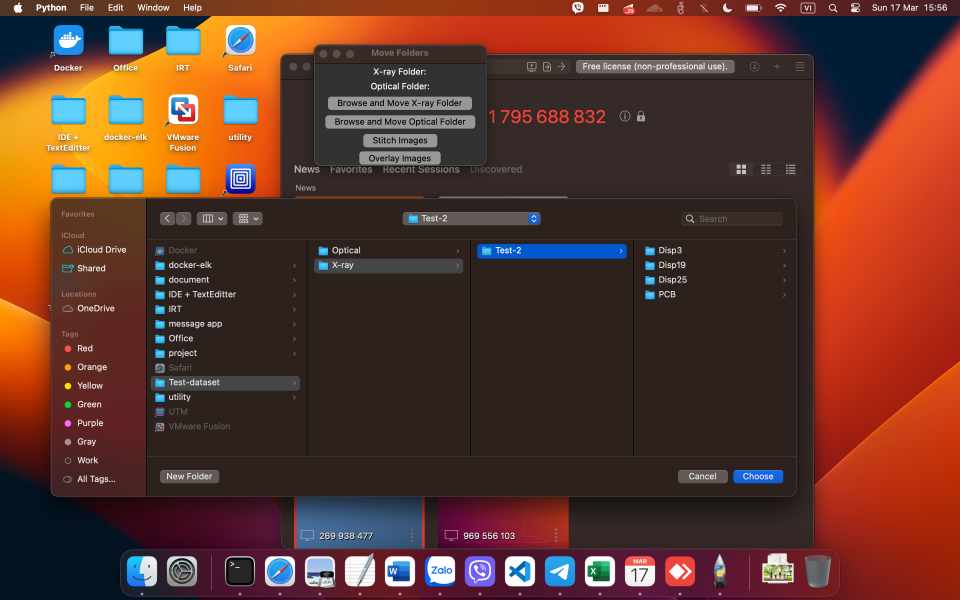
#> input picture image-1.png, 2880 x 1800 px (shown at 1/3 size); its folder holds only this picture in this run
$ python -i overlay.py   (imports and definitions only)   (older library calls are emulated)
#> lines starting #> are read from the running program, lines starting #| are printed output that depends on the picture; after the words box and inside, x2 and y2 are one past the last pixel; in counts of white or black regions, pixels touching at a corner belong together
import argparse
import os
import shutil
import cv2
import numpy as np
from skimage.transform import resize
from utility import *


def getSobel(channel):

    sobelx = cv2.Sobel(channel, cv2.CV_16S, 1, 0, borderType=cv2.BORDER_REPLICATE)
    sobely = cv2.Sobel(channel, cv2.CV_16S, 0, 1, borderType=cv2.BORDER_REPLICATE)
    sobel = np.hypot(sobelx, sobely)

    return sobel


def findSignificantContours(img, sobel_8u):
    contours, heirarchy = cv2.findContours(
        sobel_8u, cv2.RETR_TREE, cv2.CHAIN_APPROX_SIMPLE
    )

    # Find level 1 contours
    level1 = []
    for i, tupl in enumerate(heirarchy[0]):
        # Each array is in format (Next, Prev, First child, Parent)
        # Filter the ones without parent
        if tupl[3] == -1:
            tupl = np.insert(tupl, 0, [i])
            level1.append(tupl)

    # From among them, find the contours with large surface area.
    significant = []
    tooSmall = (
        sobel_8u.size * 5 / 100
    )  # If contour isn't covering 5% of total area of image then it probably is too small
    for tupl in level1:
        contour = contours[tupl[0]]
        area = cv2.contourArea(contour)
        if area > tooSmall:
            cv2.drawContours(img, [contour], 0, (0, 255, 0), 2, cv2.LINE_AA, maxLevel=1)
            significant.append([contour, area])

    significant.sort(key=lambda x: x[1])
    return [x[0] for x in significant]


def segment(path):
#> called with path = 'image-1.png'
    img = cv2.imread(path)
#> img is the input picture: shape (1800, 2880, 3); mean B, G, R 44.8, 55.4, 94.8
    img_copy = img.copy()
    # show_image("origin", img)
    blurred = cv2.GaussianBlur(img, (5, 5), 0)  # Remove noise

    # Edge operator
    sobel = np.max(
        np.array(
            [
                getSobel(blurred[:, :, 0]),
                getSobel(blurred[:, :, 1]),
                getSobel(blurred[:, :, 2]),
            ]
        ),
        axis=0,
    )
#> in getSobel, `sobely = cv2.Sobel(channel, cv2.CV_16S, 0, 1, borderType=cv2.BORDER_RE..`:
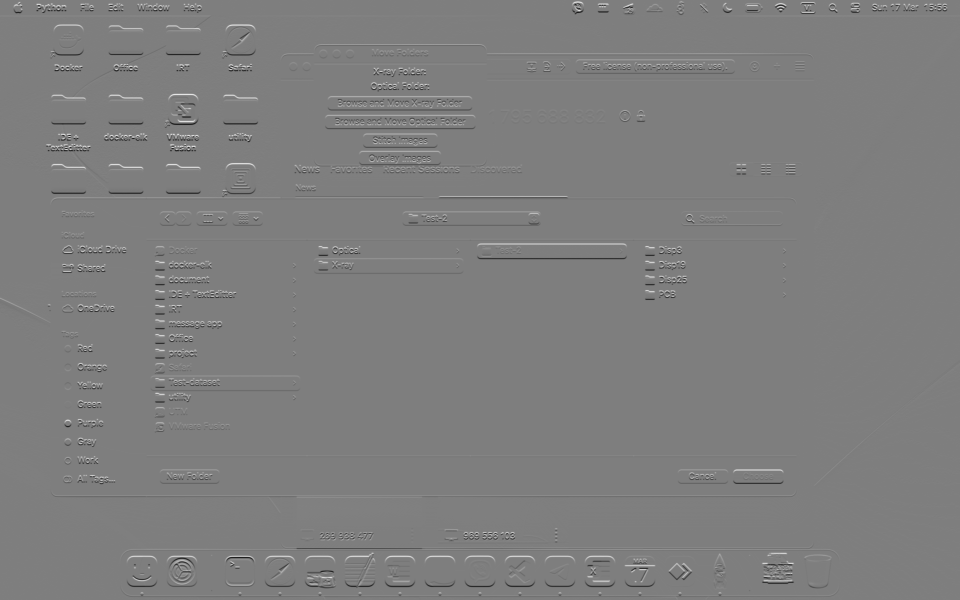
#> sobely: shape (1800, 2880) int16 (shown at 1/3 size); min -626, max 632, mean 0; drawn with min black and max white
#> in getSobel (call 2), `sobelx = cv2.Sobel(channel, cv2.CV_16S, 1, 0, borderType=cv2.BORDER_RE..`:
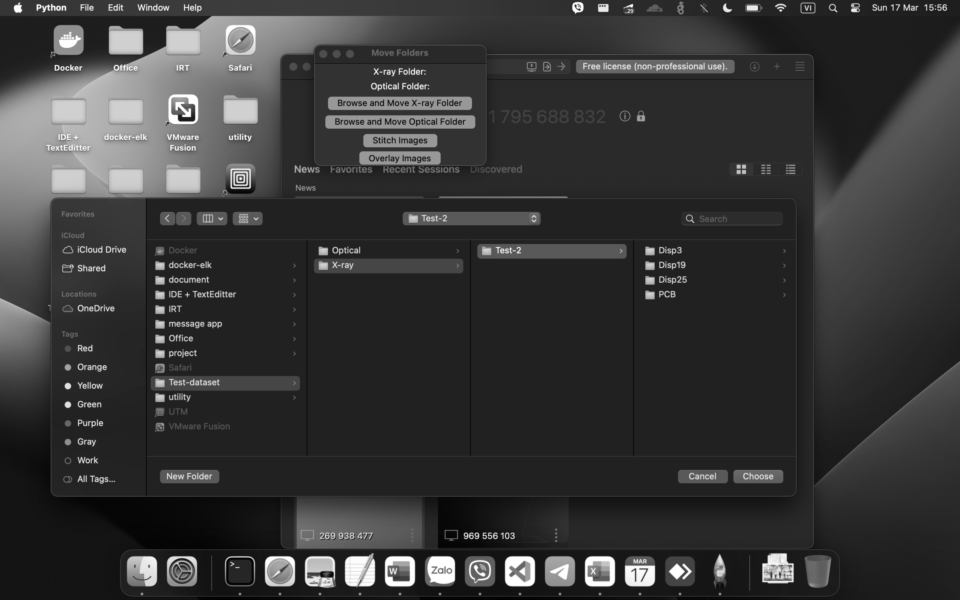
#> channel: shape (1800, 2880) (shown at 1/3 size); min 0, max 255, mean 55.4
#> in getSobel (call 3), `sobelx = cv2.Sobel(channel, cv2.CV_16S, 1, 0, borderType=cv2.BORDER_RE..`:
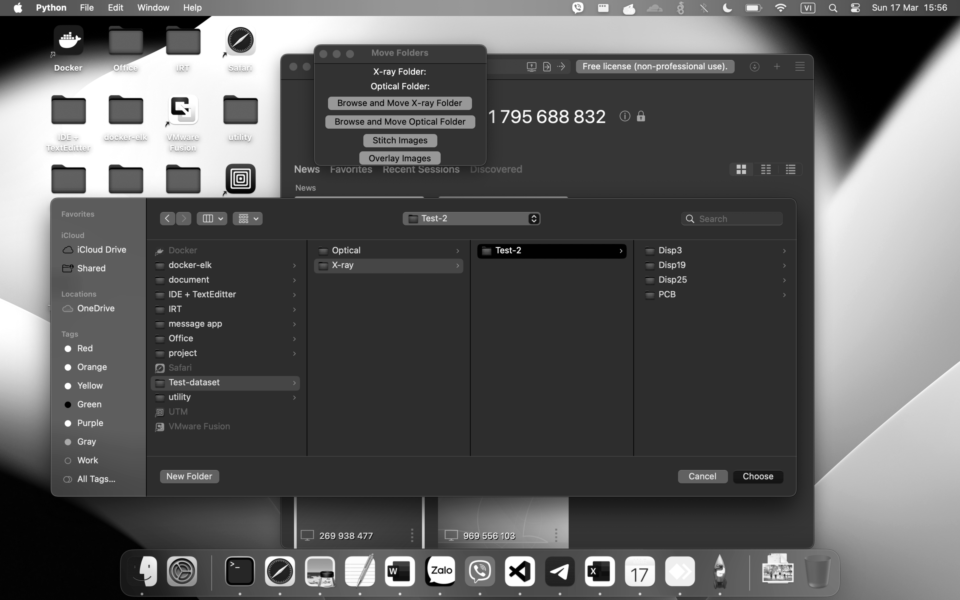
#> channel: shape (1800, 2880) (shown at 1/3 size); min 0, max 255, mean 94.8
#> in getSobel (call 3), `sobel = np.hypot(sobelx, sobely)`:
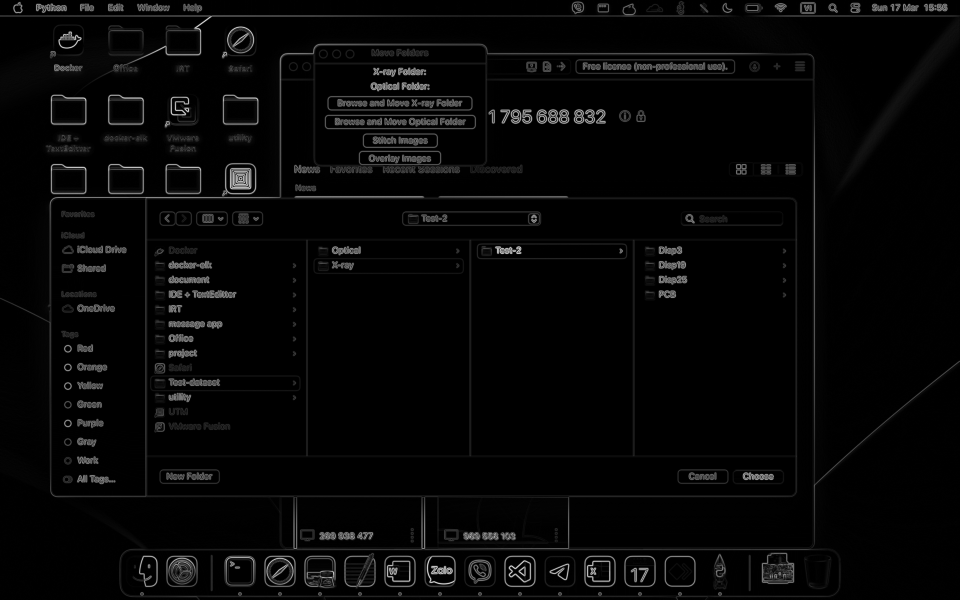
#> sobel: shape (1800, 2880) float32 (shown at 1/3 size); min 0, max 644.1, mean 17.5; drawn with min black and max white

    # Noise reduction trick, from http://sourceforge.net/p/octave/image/ci/default/tree/inst/edge.m#l182
    mean = np.mean(sobel)
#> mean = 22.58

    # Zero any values less than mean. This reduces a lot of noise.
    sobel[sobel <= mean] = 0
    sobel[sobel > 255] = 255
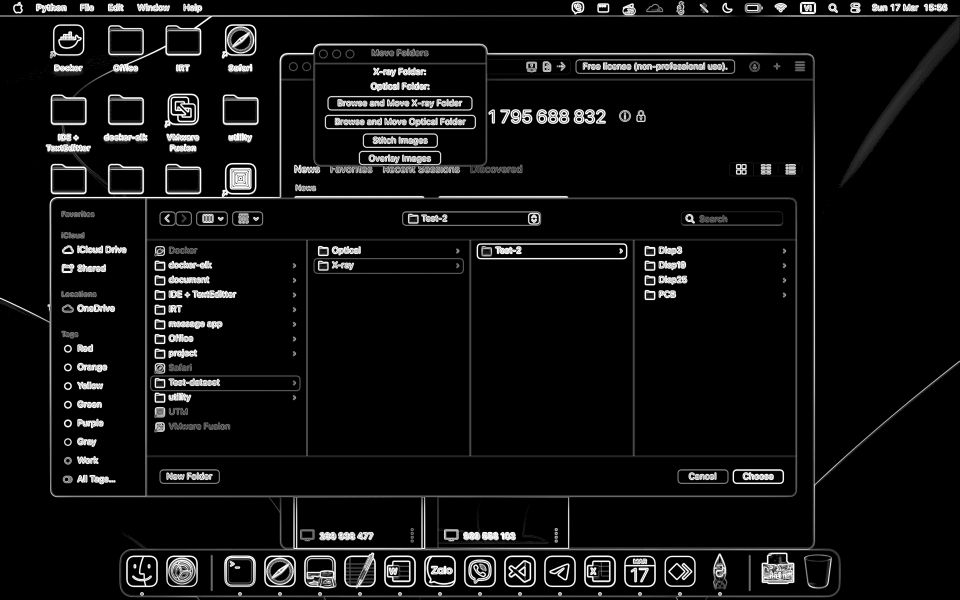
#> sobel: shape (1800, 2880) float32 (shown at 1/3 size); min 0, max 255, mean 16.5

    # cv2.imwrite("output/edge.png", sobel)
    # show_image("edge", sobel)

    sobel_8u = np.asarray(sobel, np.uint8)

    # Find contours
    significant = findSignificantContours(img, sobel_8u)
#> in findSignificantContours, `contours, heirarchy = cv2.findContours( sobel_8u, cv2.RETR_TREE, cv2.C..`: contours = 4009 contours, 3399 with area under 20; largest, box (x1, y1, x2, y2) and area: (0, 2, 2880, 1800) 3427412, (845, 240, 2439, 1643) 560343, (1413, 721, 1899, 1367) 312823, (923, 721, 1409, 1367) 312823, (1903, 721, 2387, 1367) 311533
#> the loop in findSignificantContours, `for i, tupl in enumerate(heirarchy[0]):` made 4009 passes
#> tupl on passes 1 to 12: [0, 1, -1, -1, -1], [1, 2, 0, -1, -1], [2, 3, 1, -1, -1], [3, 4, 2, -1, -1], [4, 5, 3, -1, -1], [5, 6, 4, -1, -1], [6, 7, 5, -1, -1], [7, 8, 6, -1, -1], [8, 9, 7, -1, -1], [9, 10, 8, -1, -1], [10, 11, 9, -1, -1], [11, 12, 10, -1, -1]
#> after the loop in findSignificantContours, `for i, tupl in enumerate(heirarchy[0]):`: level1 = 293 items, first 6: [0, 1, -1, -1, -1], [1, 2, 0, -1, -1], [2, 3, 1, -1, -1], [3, 4, 2, -1, -1], [4, 5, 3, -1, -1], [5, 6, 4, -1, -1]
#> the loop in findSignificantContours, `for tupl in level1:` made 293 passes
#> (tupl, area) on passes 41, 55: ([40, 53, 39, 41, -1], 9432), ([66, 73, 65, 67, -1], 2023)
#> after the loop in findSignificantContours, `for tupl in level1:`:
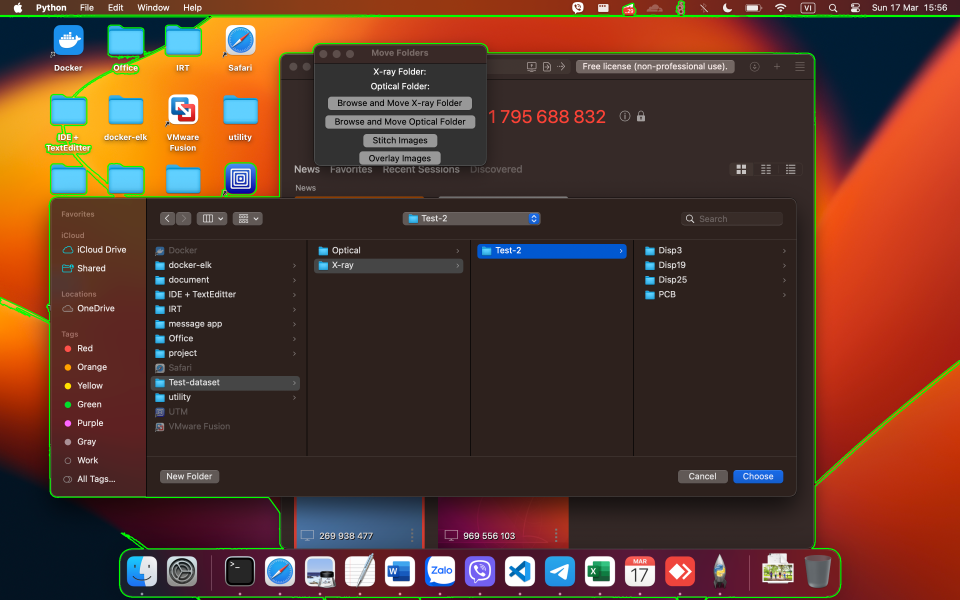
#> img: shape (1800, 2880, 3) (shown at 1/3 size); mean B, G, R 44.5, 58, 92.9
#> after the loop in findSignificantContours, `for tupl in level1:`: significant = 1 item
#> significant = 1 contour; box (x1, y1, x2, y2) and area: (0, 2, 2880, 1800) 3427412
    c = max(significant, key=cv2.contourArea)
#> c = contour of 3098 points, box (x1, y1, x2, y2) (0, 2, 2880, 1800), area 3427412
    x, y, w, h = cv2.boundingRect(
        c
    )  ### getting the values of x,y,w and h is our main intention
#> x = 0; y = 2; w = 2880; h = 1798
    cv2.rectangle(img, (x, y), (x + w, y + h), (0, 255, 0), 5)
    # show_image("rectangle", img)

    cropped_img = img_copy[y : y + h + 1, x : x + w + 1]
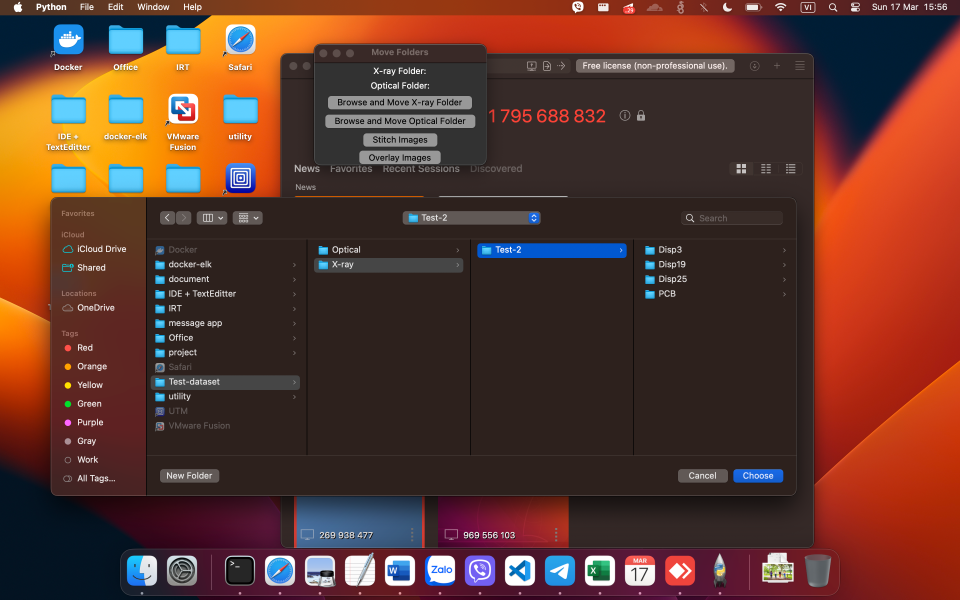
#> cropped_img: shape (1798, 2880, 3) (shown at 1/3 size); mean B, G, R 44.9, 55.4, 94.8
    # show_image("crop", cropped_img)

    return cropped_img


# [69 lines left out: functions _overlay, overlay, not called in this run]


# [9 lines of commented-out code are left out]

>>> result = segment('image-1.png')
